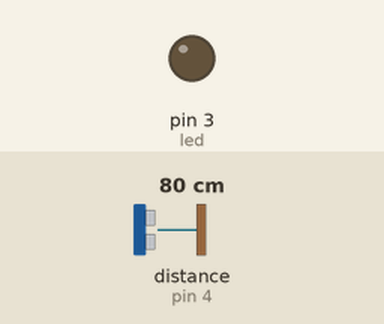
A sketch run on a simulated Arduino Uno, built with avr-gcc and run on an emulated ATmega328P. On the bench: output pins drawn as LEDs (lit = HIGH). Wiring (inferred from the names in the program): ultrasonic range finder: trigger pin 5; echo pin 4. The test bench sets the inputs (shaded band); at power-on: distance to the obstacle (sensor on pin 4) 80 cm. The echo pulse lasts 58.3 µs per cm; pins used as bus, display or sensor lines are not drawn; what the sketch prints to the serial monitor is not drawn.

Above: at 1.2 s.
1.3 s: distance to the obstacle (sensor on pin 4) set to 2 cm
4.3 s: distance to the obstacle (sensor on pin 4) set to 60 cm
7.3 s: distance to the obstacle (sensor on pin 4) set to 120 cm
Timing chart, 0 to 16.3 s (numbered marks = the images above; inputs shaded):
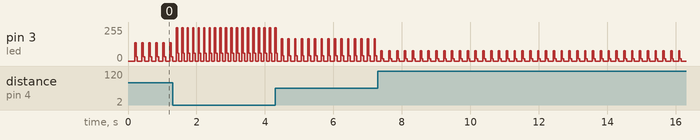

Measured:
- by itself, pin 3 (led): repeats every 0.23 s: 18/255 0.04 s, 0/255 0.15 s, 78/255 0.04 s

The sketch:

pwmDist.ino
```cpp
int led = 3;
int delay1 = 250;
const int trigPin = 5;
const int echoPin = 4;
int duration;
int cyclePulse = 50;
int cycPul;
int i;
int numReadings = 10;
int value;

void setup() {
  pinMode(led, OUTPUT);
  pinMode(trigPin, OUTPUT);
  pinMode(echoPin, INPUT);
  Serial.begin(9600);
}

void loop() {
  digitalWrite(led, HIGH);
  delayMicroseconds(delay1); // Approximately 10% duty cycle @ 1KHz
  digitalWrite(led, LOW);
  delayMicroseconds(1000 - delay1);
  if(cycPul == 0){
    pulse();
  }else{
    cycPul = cycPul - 1;
  }
}

void pulse(){
  for (i = 0; i < numReadings; i++){

    cycPul = cyclePulse;
    digitalWrite(trigPin, LOW);
    delayMicroseconds(2);
    digitalWrite(trigPin, HIGH);
    delayMicroseconds(10);
    digitalWrite(trigPin, LOW);
    duration = pulseIn(echoPin, HIGH);
    Serial.println(delay1);
    duration = map(duration,-10000,10000,2000,0);
    value = value + duration;
    delay(10);

  }

  value = value / numReadings;
  delay1 = duration;

}
```
